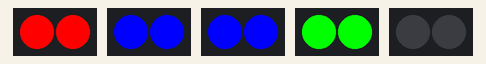
Recording of a sketch running on a simulated Arduino Uno, built with avr-gcc and run on an emulated ATmega328P. Shown: 5 × 2 RGB LEDs in strip order, left to right.

Above: at 0.8 s.
At 2.92 s:
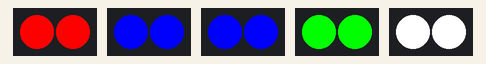
Timing chart, 0 to 3.2 s (numbered marks = the images above):
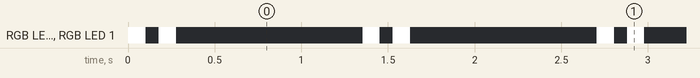

The sketch:

MAVLINK_PixHawk_Working.ino
```cpp
#include <Adafruit_NeoPixel.h>

/*****Private macros******/
//The digital pin number used
#define NEO_LED_PIN_RED     (int)2  //RED
#define NEO_LED_PIN_BLUE1   (int)3
#define NEO_LED_PIN_BLUE2   (int)4
#define NEO_LED_PIN_GREEN   (int)5
#define NEO_LED_PIN_WHITE   (int)6
//The number of pixels required or the LED count
#define NUM_PIXELS          (int)2

Adafruit_NeoPixel red  = Adafruit_NeoPixel(NUM_PIXELS, NEO_LED_PIN_RED,   NEO_GRB + NEO_KHZ800);
Adafruit_NeoPixel blue1= Adafruit_NeoPixel(NUM_PIXELS, NEO_LED_PIN_BLUE1, NEO_GRB + NEO_KHZ800);
Adafruit_NeoPixel blue2= Adafruit_NeoPixel(NUM_PIXELS, NEO_LED_PIN_BLUE2, NEO_GRB + NEO_KHZ800);
Adafruit_NeoPixel green= Adafruit_NeoPixel(NUM_PIXELS, NEO_LED_PIN_GREEN, NEO_GRB + NEO_KHZ800);
Adafruit_NeoPixel white= Adafruit_NeoPixel(NUM_PIXELS, NEO_LED_PIN_WHITE, NEO_GRB + NEO_KHZ800);

/****Private function protypes****/
void red_led(void);
void blue_led(void);
void green_led(void);
void white_led_on(void);
void white_led_off(void);
void time_handler(void);

void setup() {
  // put your setup code here, to run once:
  //Initializes the library
  red.begin();
  red_led();
  blue1.begin();
  blue2.begin();
  blue_led();
  green.begin();
  green_led();
  white.begin();
}

void loop() {
  // put your main code here, to run repeatedly:
  time_handler();
}

void red_led(void){
  red.setPixelColor(0, red.Color(255,0,0));
  red.setPixelColor(1, red.Color(255,0,0));
  red.show();
}
void blue_led(void){
  blue1.setPixelColor(0, blue1.Color(0,0,255));
  blue1.setPixelColor(1, blue1.Color(0,0,255));
  blue1.show();
  blue2.setPixelColor(0, blue2.Color(0,0,255));
  blue2.setPixelColor(1, blue2.Color(0,0,255));
  blue2.show();
}
void green_led(void){
  green.setPixelColor(0, green.Color(0,255,0));
  green.setPixelColor(1, green.Color(0,255,0));
  green.show();
}
void white_led_on(void){
  white.setPixelColor(0, white.Color(255,255,255)); //Turn on white LED
  white.setPixelColor(1, white.Color(255,255,255));
  white.show();
}
void white_led_off(void){
  white.setPixelColor(0, white.Color(0, 0, 0));   // Turn off white LED
  white.setPixelColor(1, white.Color(0, 0, 0));
  white.show();
}
void time_handler(void){
  // Blinking white LED using NeoPixel library
  for(int i=0; i<2; i++){
    white_led_on();
    delay(100);  // Wait for 500 ms
    white_led_off();
    delay(75);  // Wait for 500 ms
  }
delay(1000);
}
```

Measured:
- by itself, RGB LED 0, RGB LED 1: repeats every 1.4 s: off 0.08 s, RGB(255, 255, 255) 0.10 s, off 1.1 s, RGB(255, 255, 255) 0.10 s
- by itself, everything shown: repeats every 1.4 s, in 4 steps
